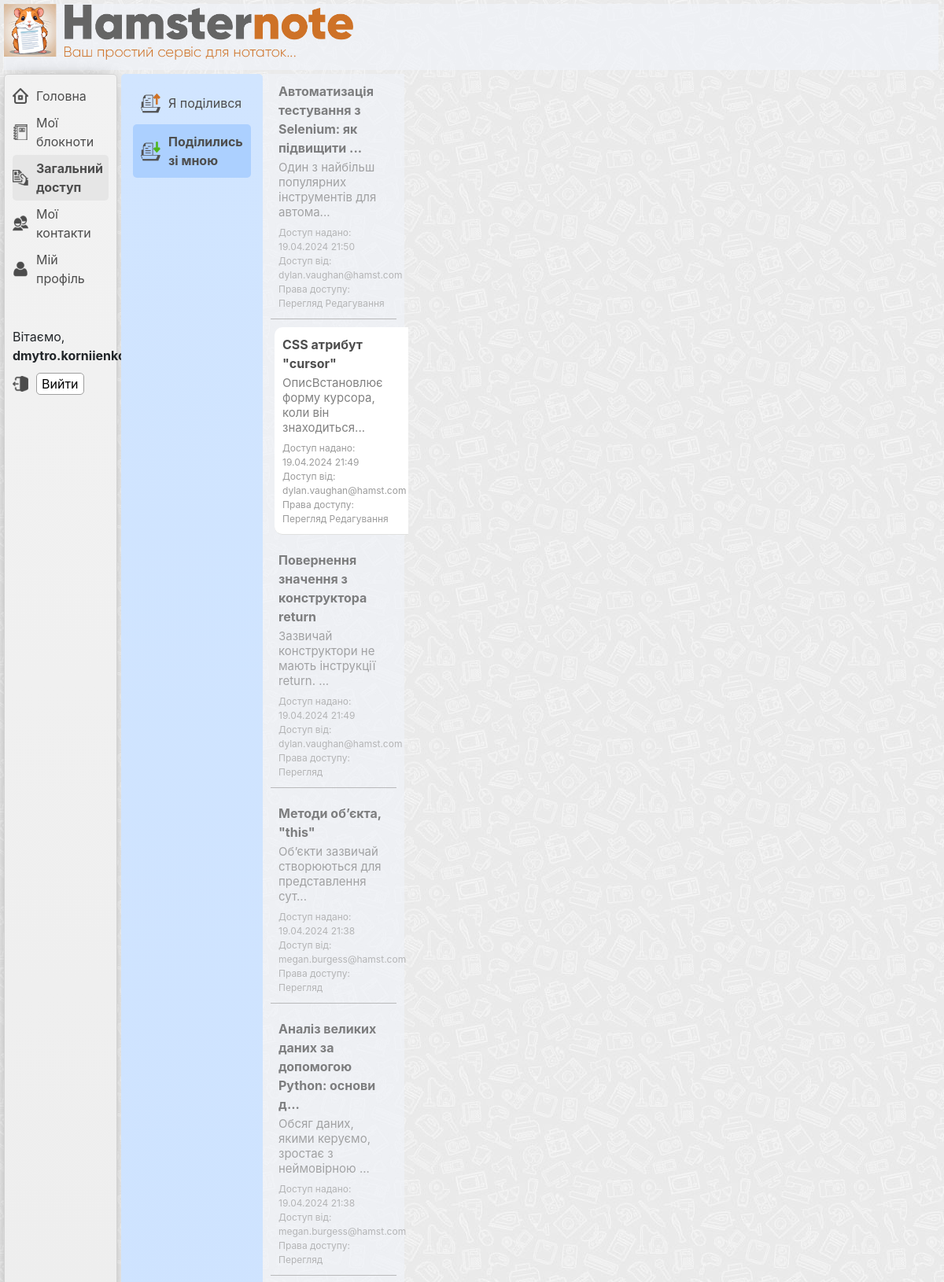
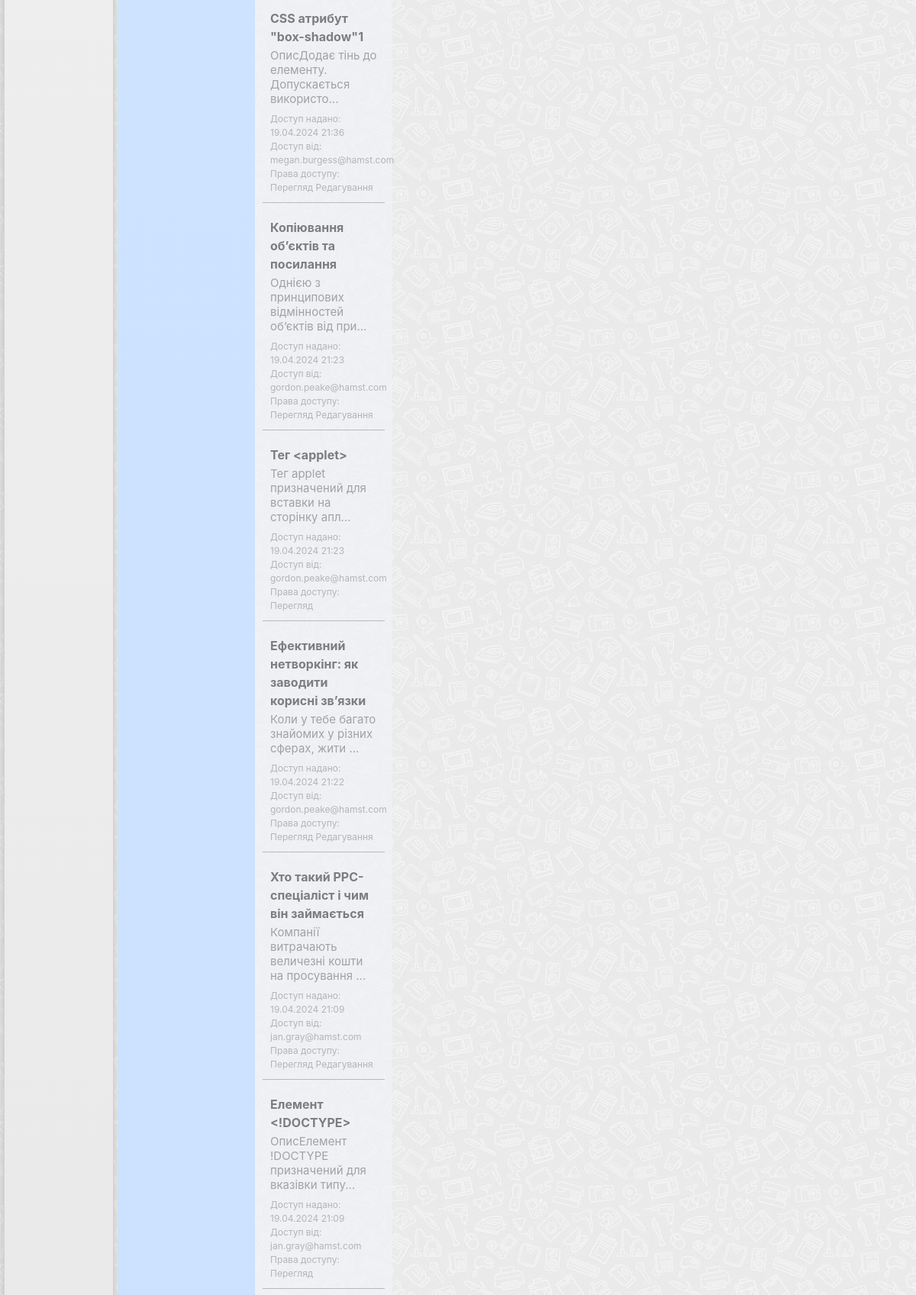
/shared_note_for_me_detail/77/ (signed in, upper part), run on the app's committed database (2 pictures, top to bottom).
### users/models.py (models this page shows, shortened)
class CustomUser(AbstractUser):
    email = models.EmailField(unique=True)

### sharing_notes/models.py (models this page shows, shortened)
class TimestampMixin(models.Model):
    created_at = models.DateTimeField(auto_now_add=True)
    updated_at = models.DateTimeField(auto_now=True)
    class Meta:
        abstract = True

class SharingNote(TimestampMixin):
    owner = models.ForeignKey(CustomUser, on_delete=models.CASCADE)
    note = models.ForeignKey(Note, on_delete=models.CASCADE)
    shared_with = models.ForeignKey(Contact, on_delete=models.CASCADE)
    can_view = models.BooleanField(default=True)
    can_edit = models.BooleanField(default=False)

### note/models.py (models this page shows, shortened)
class TimestampMixin(models.Model):
    created_at = models.DateTimeField(auto_now_add=True)
    updated_at = models.DateTimeField(auto_now=True)
    class Meta:
        abstract = True

class Note(TimestampMixin):
    title = models.CharField(max_length=100)
    content = CKEditor5Field('Content', config_name='extends')
    notebook = models.ForeignKey(
        Notebook, on_delete=models.CASCADE, related_name='notes')
    author = models.ForeignKey(
        CustomUser, on_delete=models.CASCADE, related_name='created_notes')
    permission = models.CharField(
        max_length=4, choices=NotePermission.choices, default=NotePermission.EDITABLE)
    favorite = models.BooleanField(default=False)

### sharing_notes/views.py (the view)
# urls.py: path('shared_note_for_me_detail/<int:shared_note_id>/', views.shared_note_for_me_detail, name='shared_note_for_me_detail'),
@login_required
def shared_note_for_me_detail(request, shared_note_id):
    current_user = request.user
    note = get_object_or_404(Note, pk=shared_note_id)
    contacts = Contact.objects.filter(contact_user=current_user)
    contact_users = [contact for contact in contacts]
    shared_notes = SharingNote.objects.filter(shared_with__in=contact_users).order_by('-created_at')
    context = {
        'category': 'shared',
        'subcategory': 'shared_for_me',
        'note': note,
        'note_id': shared_note_id,
        'shared_notes': shared_notes,
    }
    return render(request, 'sharing_notes/shared_note_for_me_detail.html', context)

### sharing_notes/templates/sharing_notes/shared_note_for_me_detail.html (shortened to what this page needs)
{% extends "main/base_template.html" %}
{% block listbar %}
    <div class="wrapper-listbar">
         <ul class="share-listbar-ul">
            <li class="share-listbar-listbar-li   shared-from-user  {% if subcategory == 'shared_from_me'%}share-listbar-listbar-li-select{% endif %}">
                <a href="{% url 'shared_note_from_me' %}">Я поділився</a>
            </li>
             <li class="share-listbar-listbar-li   shared-for-user  {% if subcategory == 'shared_for_me'%}share-listbar-listbar-li-select{% endif %}">
                 <a href="{% url 'shared_note_for_me' %}">Поділились зі мною</a>
            </li>
        </ul>
    </div>
{% endblock %}
{% block detail_listbar %}
    <div class="wrapper-detail-listbar">
        <ul class="detail-listbar-ul">
            {% for shared_note in shared_notes %}
                <li class="detail-listbar-li  {% if shared_note.note.id == note_id %}note-li-select{% else %}lisbar-li-opacity{% endif %}">
                    {% if shared_note.note.title|length > 50 %}
                        <a class="detail-listbar-a" href="{% url 'shared_note_for_me_detail' shared_note.note.pk %}">
                            {{ shared_note.note.title|striptags|slice:":50" }}...
                        </a>
                    {% else %}
                        <a class="detail-listbar-a" href="{% url 'shared_note_for_me_detail' shared_note.note.pk %}">
                            {{ shared_note.note.title }}
                        </a>
                    {% endif %}
                    <span class="note-short-description">{{ shared_note.note.content|striptags|slice:":50" }}...</span>
                    <span class="detail-listbar-shared-data">Доступ надано: {{ shared_note.created_at|date:"d.m.Y H:i" }}</span>
                    <span class="detail-listbar-shared-with">Доступ від: {{ shared_note.owner.email }}</span>
                    <span class="detail-listbar-shared-rights">Права доступу:
                    {% if shared_note.can_view == True %}
                        <span>Перегляд</span>
                    {% endif %}
                    {% if shared_note.can_edit == True %}
                        <span>Редагування</span>
                    {% endif %}
                    </span>
                </li>
            {% endfor %}
        </ul>
    </div>
{% endblock %}

### main/templates/main/base_template.html (shortened to what this page needs)
{% load static %}
<!doctype html>
<html lang="en">
<head>
    {% with version='262' %}<link rel="stylesheet" href="{% static 'main/css/main.css' %}?ver={{ version }}">{% endwith %}
    {% with version='262' %}<link rel="stylesheet" href="{% static 'main/css/user_contacts.css' %}?ver={{ version }}">{% endwith %}
    {% with version='262' %}<link rel="stylesheet" href="{% static 'main/css/sharing_notes.css' %}?ver={{ version }}">{% endwith %}
    <link rel="stylesheet" href="https://cdn.jsdelivr.net/npm/bootstrap@4.6.2/dist/css/bootstrap.min.css">
    <link rel="stylesheet" href="https://cdnjs.cloudflare.com/ajax/libs/highlight.js/11.5.1/styles/default.min.css">
    <link rel="stylesheet" href="{% static 'django_ckeditor_5/dist/styles.css' %}">
</head>
<body>
    <div class="main-container  clearfix">
        <div class="top-bar">
        </div>
        <div class="navigation-menu">
            <div class="navi-wrapper">
                <ul class="navi-block">
                    <li class="nav-home"><a href="{% url 'homepage' %}">Головна</a></li>
                    <li class="nav-notebook {% if category == 'notebooks'%}select-menu-category{% endif %}"><a href="{% url 'notebook_list' %}">Мої блокноти</a></li>
                    <li class="nav-shared {% if category == 'shared'%}select-menu-category{% endif %}"><a href="{% url 'shared_note_list' %}">Загальний доступ</a></li>
                    <li class="nav-contacts {% if category == 'contacts'%}select-menu-category{% endif %}"><a href="{% url 'contacts_list' %}">Мої контакти</a></li>
                    <li class="nav-profile {% if category == 'profile'%}select-menu-category{% endif %}"><a href="{% url 'edit_profile' %}">Мій профіль</a></li>
                </ul>
            </div>
            <div class="user-wrapper">
                <ul class="user-block">
                    {% if user.is_authenticated %}
                         <span class="user-hello-text">Вітаємо, <b>{{ user.get_username }}</b>!</span>
                         <li class="nav-logout">
                            <form method="post" action="{% url 'logout' %}">
                                <button class="logout-button" type="submit">Вийти</button>
                            </form>
                         </li>
                   {% else %}
                         <li><a href="{% url 'login'%}?next={{request.path}}">Login</a></li>
                   {% endif %}
                </ul>
            </div>
        </div>
        {% block listbar %}{% endblock %}
        {% block detail_listbar %}{% endblock %}
    </div>
</body>
</html>

### main/static/main/css/main.css (style rules this page uses)
body { font-family: 'GilroyLight', sans-serif; background-color: #f2f2f2 !important; background: linear-gradient(180deg, rgba(242,242,242,1) 0%, rgba(233,233,233,1) 100%) !important;; }
.clearfix:after { content: "."; clear: both; display: block; height: 0; font-size: 0; visibility: hidden; }
ul { list-style: none; }
.top-bar { width: 99%; background-color: #f0f3f8ba; height: 84px; margin-left: 5px; margin-top: 5px; background-image: url(../img/header.png); background-repeat: no-repeat; background-size: 444px; }
.main-container { display: flex; flex-flow: wrap; }
.navigation-menu { width: 12%; min-height: 100vh; float: left; background-color: #f2f2f2; background: linear-gradient(180deg, rgba(242,242,242,1) 0%, rgba(233,233,233,1) 100%); border: 1px solid #d3d3d3; border-radius: 5px; margin-left: 5px; margin-right: 5px; margin-top: 5px; -webkit-box-shadow: -1px 0px 23px -10px rgba(0,0,0,0.53); -moz-box-shadow: -1px 0px 23px -10px rgba(0,0,0,0.53); box-shadow: -1px 0px 23px -10px rgba(0,0,0,0.53); }
.main-container { background-image: url("/static/main/img/background-main.jpg"); }
.wrapper-listbar { float: left; width: 15%; background-color: #d1e5ff; background: linear-gradient(180deg, rgba(209,229,255,1) 0%, rgba(203,225,255,1) 100%); margin-top: 5px; border-radius: 5px; padding-left: 5px; padding-right: 5px; padding-top: 15px; }
.wrapper-detail-listbar { float: left; width: 15%; background-color: rgba(240, 243, 248, 0.71); margin-top: 5px; }
.detail-listbar-ul { margin: 0; padding: 0; padding-left: 5px; padding-right: 5px; }
.detail-listbar-li { margin-bottom: 10px; margin-left: 5px; margin-right: 5px; padding-top: 10px; padding-bottom: 10px; padding-left: 10px; padding-right: 10px; border-bottom: 1px solid #a3a3a3; position: relative; }
.note-li-select { background-color: #ffffff; border-bottom: 1px solid #e0e1e0; border-radius: 10px 0 0 10px; margin-left: 10px; margin-right: 0px; width: 100%; }
.detail-listbar-a { color: #4d4d4d; font-size: 16px; font-weight: bold; display: block; }
.user-wrapper { margin-top: 40px; }
.user-block { padding: 0; margin: 0; margin-bottom: 5px; margin-top: 10px; padding-left: 10px; padding-right: 10px; }
.user-block li { padding-left: 30px; padding-top: 5px; padding-bottom: 5px; }
.user-block .user-hello-text { display: block; padding-top: 5px; padding-bottom: 5px; }
.nav-profile { background-image: url("/static/main/img/nav-profile.png"); background-repeat: no-repeat; background-size: 20px; background-position-x: left; background-position-y: center; }
.nav-logout { background-image: url("/static/main/img/nav-logout.png"); background-repeat: no-repeat; background-size: 20px; background-position-x: left; background-position-y: center; }
.logout-button { border: 1px solid #9f9f9f; border-radius: 5px; background-color: #fff; }
.navi-block { padding: 0; margin: 0; margin-bottom: 5px; margin-top: 10px; padding-left: 10px; padding-right: 10px; }
.navi-block li { padding-left: 30px; padding-top: 5px; padding-bottom: 5px; }
.navi-block li a { color: #4d4d4d; font-size: 16px; }
.nav-home { background-image: url("/static/main/img/nav-home.png"); background-repeat: no-repeat; background-size: 20px; background-position-x: left; background-position-y: center; }
.nav-notebook { background-image: url("/static/main/img/nav-notebook.png"); background-repeat: no-repeat; background-size: 20px; background-position-x: left; background-position-y: center; }
.nav-shared { background-image: url("/static/main/img/nav-shared.png"); background-repeat: no-repeat; background-size: 20px; background-position-x: left; background-position-y: center; }
.nav-contacts { background-image: url("/static/main/img/nav-contact.png"); background-repeat: no-repeat; background-size: 20px; background-position-x: left; background-position-y: center; }
.note-short-description { display: block; font-size: 15px; width: 100%; line-height: 19px; color: #818181; margin-top: 3px; }
.select-menu-category { background-color: #e6e6e6; border-radius: 5px; font-weight: bold; }

### main/static/main/css/user_contacts.css (style rules this page uses)
.lisbar-li-opacity { opacity: 0.7; }

### data on the page
CustomUser: get_username "dmytro.korniienko"
SharingNote: note "Автоматизація тестування з Selenium: як підвищити", note.content "Один з найбільш популярних інструментів для автома", created_at "19.04.2024 21:50", owner.email "dylan.vaughan@hamst.com", can_view "Перегляд", can_edit "Редагування"
SharingNote: note "CSS атрибут \"cursor\"", note.content "ОписВстановлює форму курсора, коли він знаходиться", created_at "19.04.2024 21:49", owner.email "dylan.vaughan@hamst.com", can_view "Перегляд", can_edit "Редагування"
SharingNote: note "Повернення значення з конструктора return", note.content "Зазвичай конструктори не мають інструкції return.", created_at "19.04.2024 21:49", owner.email "dylan.vaughan@hamst.com", can_view "Перегляд"
SharingNote: note "Методи об’єкта, \"this\"", note.content "Об’єкти зазвичай створюються для представлення сут", created_at "19.04.2024 21:38", owner.email "megan.burgess@hamst.com", can_view "Перегляд"
SharingNote: note "Аналіз великих даних за допомогою Python: основи д", note.content "Обсяг даних, якими керуємо, зростає з неймовірною", created_at "19.04.2024 21:38", owner.email "megan.burgess@hamst.com", can_view "Перегляд"
SharingNote: note "CSS атрибут \"box-shadow\"1", note.content "ОписДодає тінь до елементу. Допускається використо", created_at "19.04.2024 21:36", owner.email "megan.burgess@hamst.com", can_view "Перегляд", can_edit "Редагування"
SharingNote: note "Копіювання об’єктів та посилання", note.content "Однією з принципових відмінностей об’єктів від при", created_at "19.04.2024 21:23", owner.email "gordon.peake@hamst.com", can_view "Перегляд", can_edit "Редагування"
SharingNote: note "Тег <applet>", note.content "Тег applet призначений для вставки на сторінку апл", created_at "19.04.2024 21:23", owner.email "gordon.peake@hamst.com", can_view "Перегляд"
SharingNote: note "Ефективний нетворкінг: як заводити корисні зв’язки", note.content "Коли у тебе багато знайомих у різних сферах, жити", created_at "19.04.2024 21:22", owner.email "gordon.peake@hamst.com", can_view "Перегляд", can_edit "Редагування"
SharingNote: note "Хто такий PPC-спеціаліст і чим він займається", note.content "Компанії витрачають величезні кошти на просування", created_at "19.04.2024 21:09", owner.email "jan.gray@hamst.com", can_view "Перегляд", can_edit "Редагування"
SharingNote: note "Елемент <!DOCTYPE>", note.content "ОписЕлемент !DOCTYPE призначений для вказівки типу", created_at "19.04.2024 21:09", owner.email "jan.gray@hamst.com", can_view "Перегляд"
